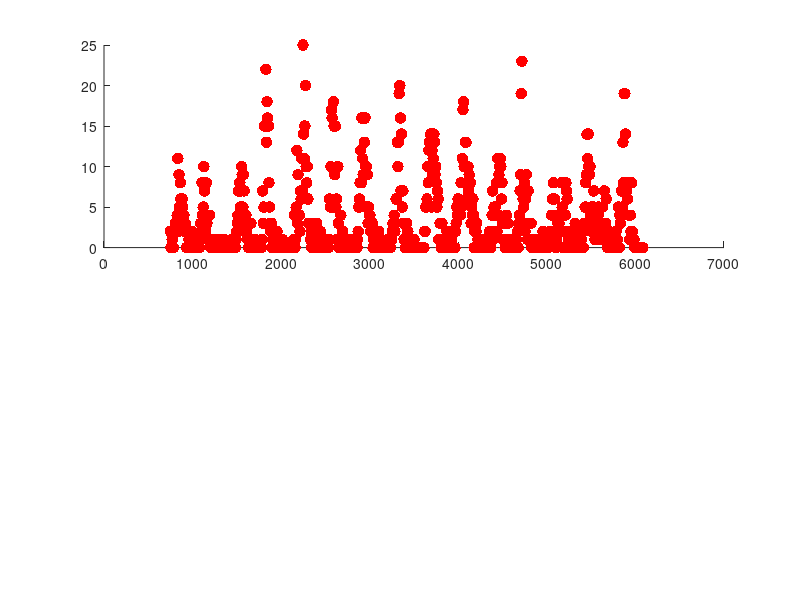

Recreate this plot in MATLAB. (Note: this script raises an error after producing the figure.)
%% Figure 2
% load data
D_base = load('Baseline_incidence_R1.5.mat');
D_ctrl = load('fifty_reduction_R1.5.mat');
load('predictions_for_plotting_model_schools_R_1.5.mat');
Eff_struct = load('EffectivenessData_R1.5.mat');
X15 = Eff_struct.data;
A_base = load('Baseline_age_distribution_R1.5.mat');
base_age_distrib = A_base.age_distribution;
A_ctrl = load('fifty_reduction_age_distribution_R1.5.mat');
ctrl_age_distrib = A_ctrl.age_distribution;
load('underlying_latent_vars_1.5.mat');
load('N1_sim.mat');
%%
I_base = D_base.incidence;
t_base = D_base.times;

I_ctrl = D_ctrl.incidence;
t_ctrl = D_ctrl.times;
t = t_base;
%% Calculate median and 1-99% prediction intervals
I_perc_base = prctile(I_base,[1,50,99],1);
I_av_base = mean(I_base);
I_sig_base = std(I_base);

I_perc_ctrl = prctile(I_ctrl,[1,50,99],1);
I_av_ctrl = mean(I_ctrl);
I_sig_ctrl = std(I_ctrl);

%% Data processing for retrospective analysis
dates = datestr(pred_times + datenum(2000,1,1));
TotalTrueIncidence = sum(true_incidence,2);
TotalModelIncidence = sum(model_pred,2);

Upper95Pred = poissinv(0.995*ones(size(TotalModelIncidence)),TotalModelIncidence) - TotalModelIncidence;
Lower95Pred = TotalModelIncidence - poissinv(0.005*ones(size(TotalModelIncidence)),TotalModelIncidence);

StandErr = (TotalTrueIncidence - TotalModelIncidence)./sqrt(TotalModelIncidence);
[mu_hat,std_hat] = normfit(StandErr);

%Age distribution of cases
TrueAgeDistribution = sum(true_incidence,1);


ModelAgeDistribution = sum(model_pred,1);



%% Find dates for ticks
TimesForTicks = [];
for y = 2002:2016
    TimesForTicks = [TimesForTicks;datenum(y,1,1) - datenum(2000,1,1)+1];
end

DatesForTicks = datevec(TimesForTicks);
DatesForTicks = DatesForTicks(:,1) + 2000;   


%% Main plot

figure(1)
clf

% top plot
subplot(2,1,1)

hold on


scatter(pred_times(2:end),sum(true_incidence,2),70,'filled','MarkerFaceColor','red')
shadedErrorBar(pred_times(2:end),sum(model_pred,2),[Upper95Pred';Lower95Pred'],{'LineWidth',3,'color',[0 0 0]},1)
xlim([pred_times(2)-150,pred_times(end)+150])
ylim([0,35])
set(gca,'XTick',TimesForTicks(1:2:end),'XTickLabel',DatesForTicks(1:2:end));
set(gca,'FontSize',20)
ylabel('Weekly hospitalisations','FontSize',20)
title('Regression on past hospitalisations')
% Legend for top left
line([4384+380 4384+(365+ 380)],[32 32],'LineWidth',3,'color',[0 0 0])
scatter(4384+(365/2)+380,29,70,'filled','MarkerFaceColor','red')
text(4384+(465 + 380),32.2,'Model','FontSize',15);
text(4384+(465 + 380),29.2,'Data','FontSize',15);

yyaxis right
plot(times_N1,N1_sim,'LineWidth',3,'LineStyle','--')
ylabel('Number of under ones','Rotation',270)

 

%% bottom left plot

subplot(2,1,2)
hold on
M2 = [sum(ModelAgeDistribution(1:3)),sum(ModelAgeDistribution(4:6)),sum(ModelAgeDistribution(7:9)),sum(ModelAgeDistribution(10:12)),ModelAgeDistribution(13:end)];
T2 = [sum(TrueAgeDistribution(1:3)),sum(TrueAgeDistribution(4:6)),sum(TrueAgeDistribution(7:9)),sum(TrueAgeDistribution(10:12)),TrueAgeDistribution(13:end)];

%Bin the projected age distributions
B2 = [sum(base_age_distrib(1:3,:));sum(base_age_distrib(4:6,:));sum(base_age_distrib(7:9,:));sum(base_age_distrib(10:12,:));base_age_distrib(13:end,:)];
Base2 = mean(B2,2);
C2 =  [sum(ctrl_age_distrib(1:3,:));sum(ctrl_age_distrib(4:6,:));sum(ctrl_age_distrib(7:9,:));sum(ctrl_age_distrib(10:12,:));ctrl_age_distrib(13:end,:)];
Ctrl2 = mean(C2,2);

%Prediction intervals for future age distributions
pred_intervals_C2 = zeros(length(Ctrl2),2);
for i = 1:length(Ctrl2)
    pred_intervals_C2(i,:) = prediction_interval_for_mixed_poisson(C2(i,:),0.025,0.975);
end


BarUpper95Pred = poissinv(0.9995*ones(size(M2)),M2) - M2;
BarLower95Pred = M2 - poissinv(0.0005*ones(size(M2)),M2);

BarUpper95Pred_base = poissinv(0.975*ones(size(base_age_distrib)),base_age_distrib) - base_age_distrib;
BarLower95Pred_base = base_age_distrib - poissinv(0.025*ones(size(base_age_distrib)),base_age_distrib);

%     

hold on
xticklocs = 1:5:40;



bar(xticklocs-1,T2,0.15,'FaceColor',[1 0 0],'LineStyle','none')
bar(xticklocs,M2,0.15,'FaceColor',[0.7 0.7 1],'LineStyle','none')
errorbar(xticklocs,M2,BarLower95Pred,BarUpper95Pred,'LineStyle','none','color','black','LineWidth',2)



xticks(xticklocs)
xticklabels({'0-3m','3-6m','6-9m','9m-1y','1-2y','2-3y','3-4y','4-5y'});
XtickAgeDistrib2 = {'0-3m','3-6m','6-9m','9m-1y','1-2y','2-3y','3-4y','4-5y'};
l = legend('Data','Model');

l.Box = 'off';
set(gca,'FontSize',18)
ylabel('Hospitalisations','FontSize',22)
title('Hospitalisation age profile','FontSize',19)

%%
annotation('textbox',[0.03,0.86,0.1,0.1],'String','A','FitBoxToText','on','FontSize',40,'LineStyle','none');
annotation('textbox',[0.03,0.4,0.1,0.1],'String','B','FitBoxToText','on','FontSize',40,'LineStyle','none');
